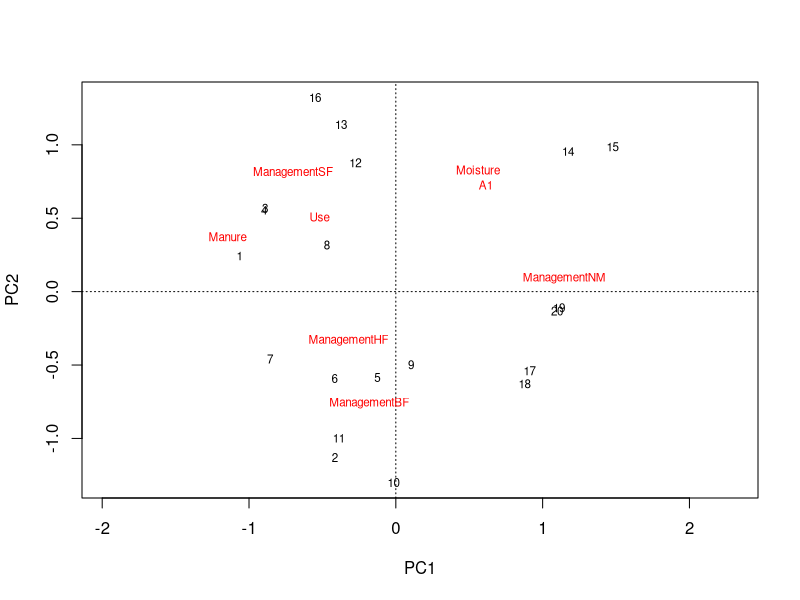
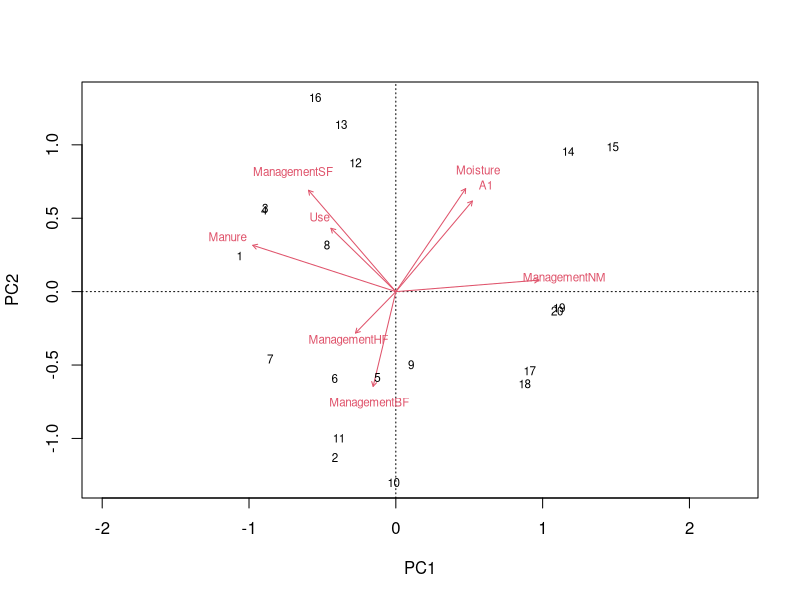
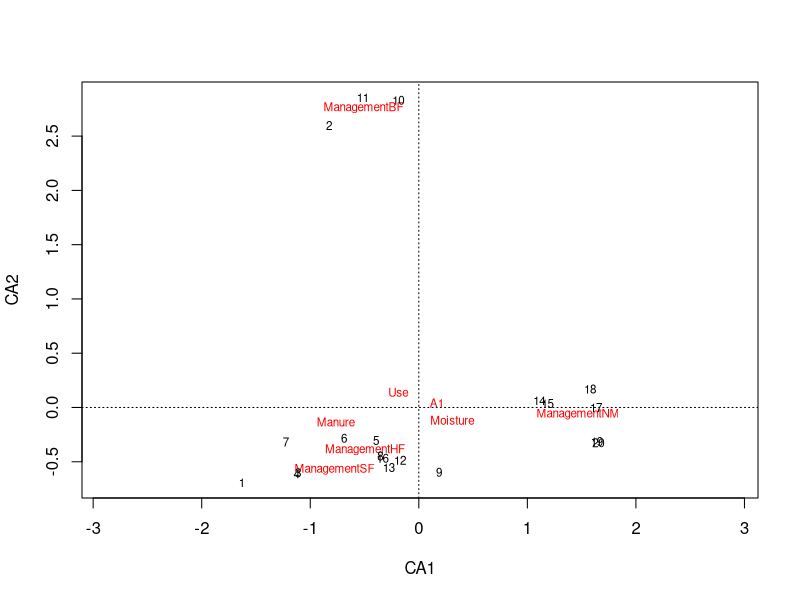
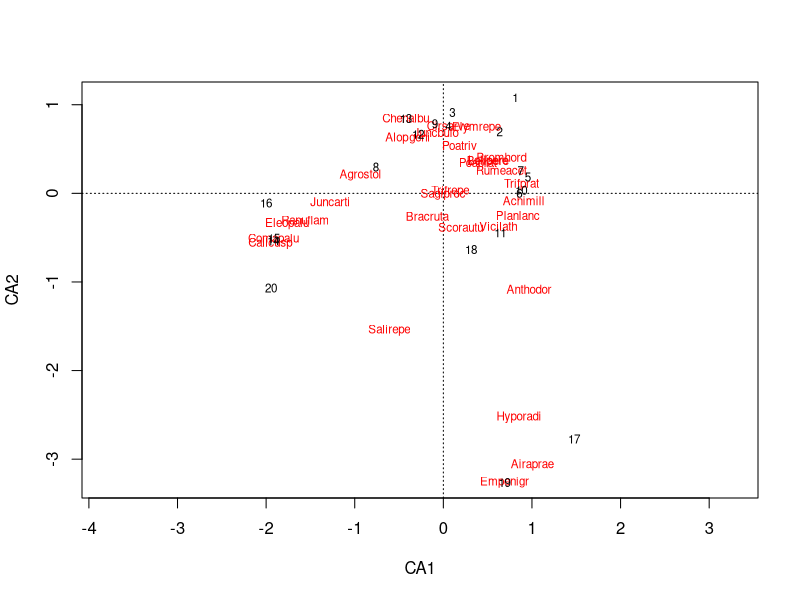
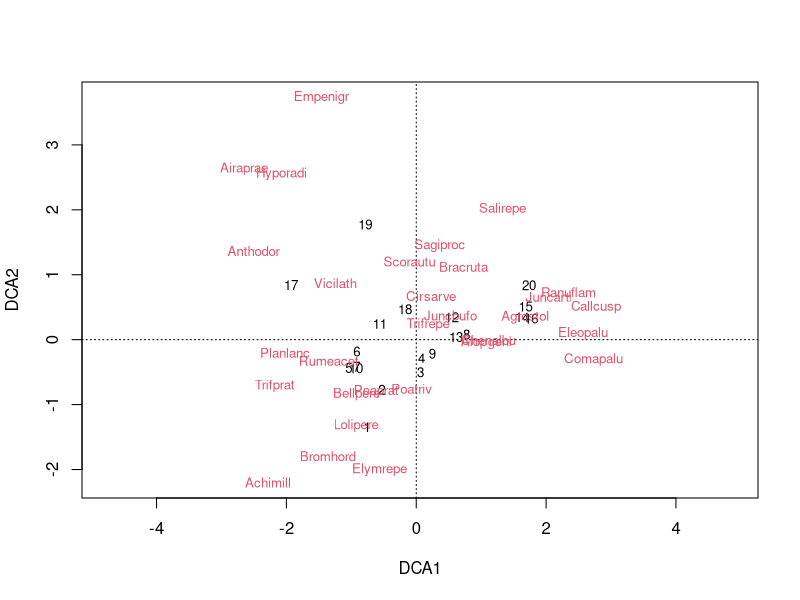

Source code (R) for these figures, in order:
library(tidyverse)
library(vegan) # Package for multivariate analyses of ecological data

setwd("/home/james/Documents/R/Multivariate_course")

#Note on variance explained
# Variance explained by ordination axes.
# In general, vegan does not directly give any statistics on the “variance explained” by ordination axes
# or by the constrained axes. This is a design decision: I think this information is normally useless and
# often misleading. In community ordination, the goal typically is not to explain the variance, but to find
# the “gradients” or main trends in the data. The “total variation” often is meaningless, and all proportions
# of meaningless values also are meaningless. Often a better solution explains a smaller part of “total variation”.
# For instance, in unstandardized principal components analysis most of the variance is generated by a small 
# number of most abundant species, and they are easy to “explain” because data really are not very multivariate.
# If you standardize your data, all species are equally important. The first axes explains much less of the
# “total variation”, but now they explain all species equally, and results typically are much more useful for 
# the whole community. Correspondence analysis uses another measure of variation (which is not variance), and 
# again it typically explains a “smaller proportion” than principal components but with a better result. 
# Detrended correspondence analysis and nonmetric multidimensional scaling even do not try to “explain” 
# the variation, but use other criteria. All methods are incommensurable, and it is impossible to compare methods
# using “explanation of variation”.
# 
# If you still want to get “explanation of variation” (or a deranged editor requests that from you),
# it is possible to get this information for some methods:
#   
# Eigenvector methods: Functions rda, cca and capscale give the variation of conditional (partialled),
# constrained (canonical) and residual components, but you must calculate the proportions by hand. 
# Function eigenvals extracts the eigenvalues, and summary(eigenvals(ord)) reports the proportions explained
# in the result object ord. Function RsquareAdj gives the R-squared and adjusted R-squared (if available) for
# constrained components. Function goodness gives the same statistics for individual species or sites (species
# are unavailable with capscale). In addition, there is a special function varpart for unbiased partitioning of
# variance between up to four separate components in redundancy analysis.
# Detrended correspondence analysis (function decorana). The total amount of variation is undefined in detrended
# correspondence analysis, and therefore proportions from total are unknown and undefined. DCA is not a method for
# decomposition of variation, and therefore these proportions would not make sense either.
# Nonmetric multidimensional scaling. NMDS is a method for nonlinear mapping, and the concept of of variation
# explained does not make sense. However, 1 - stress^2 transforms nonlinear stress into quantity analogous to
# squared correlation coefficient. Function stressplot displays the nonlinear fit and gives this statistic.



##### Read data ###########################

data("dune")
data("dune.env")

#Management factor is character but we need it to be numeric for some analyses. Convert to "dummy" variables...
#note! if you are converting a factor that is numbers already you need as.numeric(as.character(x))
dummy_management <- as.data.frame(model.matrix( ~ Management - 1, data=dune.env ))
dune.env <- dune.env %>% select(A1, Moisture, Manure, Use) %>% cbind(.,dummy_management)
dune.env$Moisture <- as.numeric(as.character(dune.env$Moisture))
dune.env$Manure <- as.numeric(as.character(dune.env$Manure))
dune.env$Use <- as.numeric(dune.env$Use)

# Read dune species dataset
dune_ulf <- read.table("Data/Data_for_R/dune.txt", sep=";",header=T,row.names=1)

# Read environmental  dataset
env_ulf<-read.table("Data/Data_for_R/env.txt", sep="\t",header=T,row.names=1)
#env$Management <- as.factor(env$Management) #convert to factor
#Management factor is character but we need it to be numeric for analyses. Convert to "dummy" variables...
#note! if you are converting a factor that is numbers already you need as.numeric(as.character(x))
#management <- env$Management #keep the character data in case we need it later
#env$Management <- as.numeric(env$Management)

#data import from zelazny
# Species and environmental data
# dune2.spe <- read.delim ('https://raw.githubusercontent.com/zdealveindy/anadat-r/master/data/dune2.spe.txt', row.names = 1)
# dune2.env <- read.delim ('https://raw.githubusercontent.com/zdealveindy/anadat-r/master/data/dune2.env.txt', row.names = 1)

# Species attributes
# dune2.traits <- read.delim ('https://raw.githubusercontent.com/zdealveindy/anadat-r/master/data/dune2.traits.txt', row.names = 1)
# dune2.ell <- read.delim ('https://raw.githubusercontent.com/zdealveindy/anadat-r/master/data/dune2.ell.txt', row.names = 1)



###########################################

#Question 2: Do a PCA on the environmental data related to the Dune meadow dataset

env.pca <- rda(dune.env, scale = TRUE)
plot(env.pca)
biplot(env.pca)
env.pca
summary(env.pca)
summary(eigenvals(env.pca))

#Question 3: Try a CA on the environmental data

#unconstrained ordination on environmental data (CA)
env.ca <- cca(dune.env) #yes, the function is called cca instead of ca
plot(env.ca)
env.ca
summary(eigenvals(env.ca)) #proportion variance explained

#Question 4: Do a CA-ordination on the Dune Meadow species dataset
#unconstrained ordination on species (CA)
dune.ca <- cca(dune)
plot(dune.ca)
dune.ca
summary(eigenvals(dune.ca))

#Question 5: Repeat exercise 4, but with DCA ordination instead. Look at the eigenvalues,
#the length of gradient, the total variation and the ordination diagram. 

dune.dca <- decorana(dune)
dune.dca
plot(dune.dca)
#Detrended correspondence analysis (function decorana). The total amount of variation
#is undefined in detrended correspondence analysis, and therefore proportions from total
#are unknown and undefined. DCA is not a method for decomposition of variation, and therefore
#these proportions would not make sense either.
